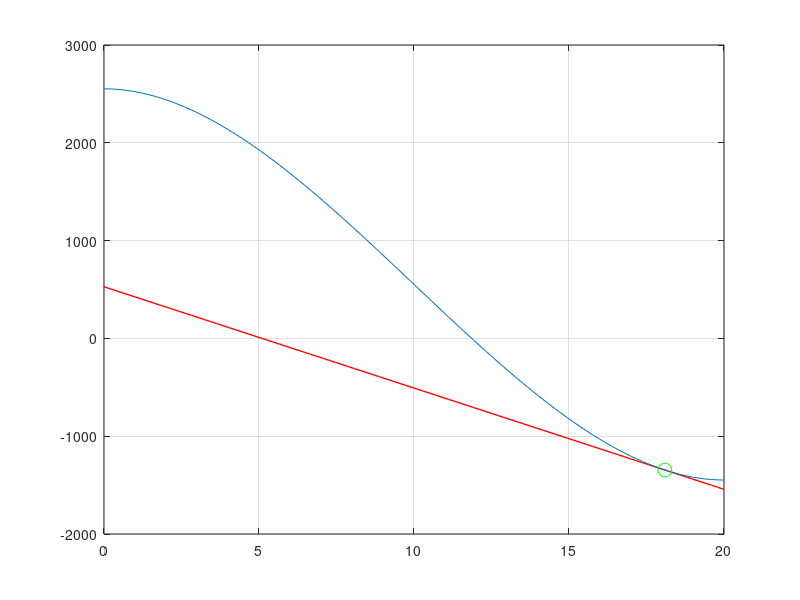

MATLAB code for this plot:
%função
f = @(x) x.^3 - 30*x.^2 + 2552; % função principal
fd = @(x) 3*x.^2 - 60*x; % derivada da função

% Dado o ponto conhecido
x1 = 18.092;
y1 = f(x1);

% Dado o coeficiente angular (m)
m = fd(x1); % é dado pela derivada da função no ponto x1

% Calculando o coeficiente linear (b)
b = y1 - m * x1;

% Exibindo a equação da reta
fprintf('A equação da reta é: y = %.2fx + %.2f\n', m, b);

% Vetor de valores de x para plotar o gráfico
x = linspace(0, 20, 100);

% Calculando os valores de y correspondentes usando a equação da reta
y = m * x + b;

% Plotando o gráfico
plot(x, y, 'r', 'LineWidth', 1);
hold on;
plot(x, f(x));

% Plotando o ponto (x1, y1)
plot(x1, y1, 'go', 'MarkerSize', 10);
grid on;


% Mantendo o gráfico aberto após a plotagem
hold off;
